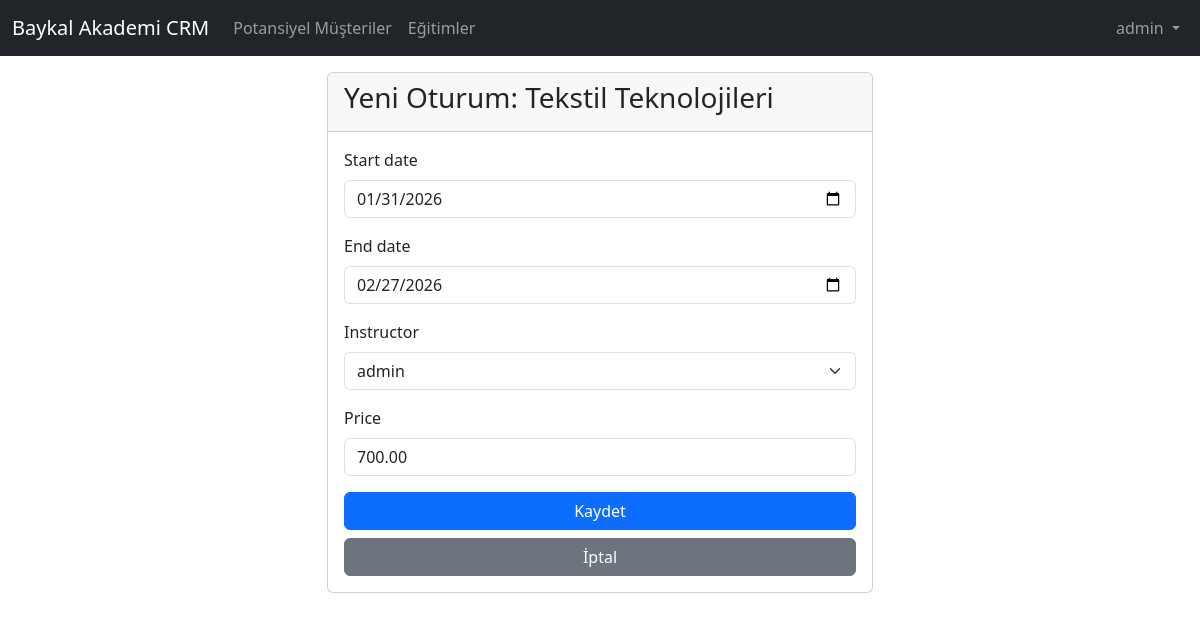
Page /session/1/update/ (signed in) on the committed database.
### core/models.py (models this page shows, shortened)
class Training(models.Model):
    name = models.CharField(max_length=200)
    description = models.TextField(blank=True, null=True)
    default_duration = models.IntegerField(help_text="Duration in hours or days", blank=True, null=True)
    is_active = models.BooleanField(default=True)

class TrainingSession(models.Model):
    training = models.ForeignKey(Training, on_delete=models.CASCADE)
    start_date = models.DateField()
    end_date = models.DateField(null=True, blank=True)
    instructor = models.ForeignKey(User, on_delete=models.SET_NULL, null=True, blank=True)
    price = models.DecimalField(max_digits=10, decimal_places=2, default=0)

### core/views.py (the view)
# urls.py: path('session/<int:pk>/update/', views.session_update, name='session_update'),
@login_required
def session_update(request, pk):
    session = get_object_or_404(TrainingSession, pk=pk)
    if request.method == 'POST':
        form = TrainingSessionForm(request.POST, instance=session)
        if form.is_valid():
            form.save()
            return redirect('training_detail', pk=session.training.id)
    else:
        form = TrainingSessionForm(instance=session)
    return render(request, 'core/session/session_form.html', {'form': form, 'training': session.training})

### core/forms.py
class TrainingSessionForm(forms.ModelForm):
    class Meta:
        model = TrainingSession
        fields = ['start_date', 'end_date', 'instructor', 'price']
        widgets = {
            'start_date': forms.DateInput(attrs={'type': 'date'}, format='%Y-%m-%d'),
            'end_date': forms.DateInput(attrs={'type': 'date'}, format='%Y-%m-%d'),
        }

### core/templates/core/session/session_form.html (shortened to what this page needs)
{% extends 'core/base.html' %}
{% block content %}
<div class="row justify-content-center">
    <div class="col-md-6">
        <div class="card">
            <div class="card-header">
                <h3>Yeni Oturum: {{ training.name }}</h3>
            </div>
            <div class="card-body">
                <form method="post">
                    {% for field in form %}
                    <div class="mb-3">
                        <label for="{{ field.id_for_label }}" class="form-label">{{ field.label }}</label>
                        {{ field }}
                    </div>
                    {% endfor %}
                    <div class="d-grid gap-2">
                        <button type="submit" class="btn btn-primary">Kaydet</button>
                        <a href="{% url 'training_detail' training.id %}" class="btn btn-secondary">İptal</a>
                    </div>
                </form>
            </div>
        </div>
    </div>
</div>
{% endblock %}

### core/templates/core/base.html (shortened to what this page needs)
<!DOCTYPE html>
<html lang="tr">
<head>
    <link href="https://cdn.jsdelivr.net/npm/bootstrap@5.3.0/dist/css/bootstrap.min.css" rel="stylesheet">
</head>
<body>
    <nav class="navbar navbar-expand-md navbar-dark bg-dark fixed-top">
        <div class="container-fluid">
            <a class="navbar-brand" href="/">Baykal Akademi CRM</a>
            <div class="collapse navbar-collapse" id="navbarCollapse">
                <ul class="navbar-nav me-auto mb-2 mb-md-0">
                    <li class="nav-item">
                        <a class="nav-link" href="{% url 'lead_list' %}">Potansiyel Müşteriler</a>
                    </li>
                    <li class="nav-item">
                        <a class="nav-link" href="{% url 'training_list' %}">Eğitimler</a>
                    </li>
                </ul>
                <ul class="navbar-nav">
                    {% if user.is_authenticated %}
                    <li class="nav-item dropdown">
                        <a class="nav-link dropdown-toggle" href="#" id="navbarDropdown" role="button"
                            data-bs-toggle="dropdown" aria-expanded="false">
                            {{ user.username }}
                        </a>
                    </li>
                    {% else %}
                    <li class="nav-item">
                        <a class="nav-link" href="{% url 'login' %}">Giriş Yap</a>
                    </li>
                    {% endif %}
                </ul>
            </div>
        </div>
    </nav>
    <main class="container">
        {% block content %}
        {% endblock %}
    </main>
</body>
</html>

### core/templates/core/base.html (style rules this page uses)
body { padding-top: 4.5rem; }

### rows in the picture
Training: name "Tekstil Teknolojileri"
TrainingSession: form "01/31/2026" "02/27/2026" "admin" "700.00"

### other values in the picture
{{ user.username }} "admin"
{{ field.label }} "Start date" "End date" "Instructor" "Price"
